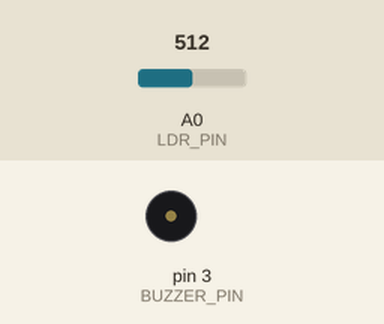
The sketch below on a simulated Arduino Uno, built with avr-gcc and run on an emulated ATmega328P. Shown: buzzer (waves = sounding). Inputs (shaded band) come from the test bench; at power-on: A0 (LDR_PIN) = 512.

Above: at 1.2 s.
1.3 s: A0 (LDR_PIN) set to 906
2.8 s: A0 (LDR_PIN) set to 939
At 3.1 s:
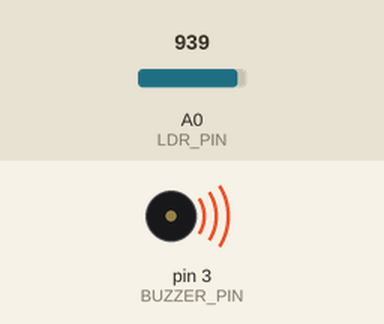
Timing chart, 0 to 5.8 s (numbered marks = the images above; inputs shaded):
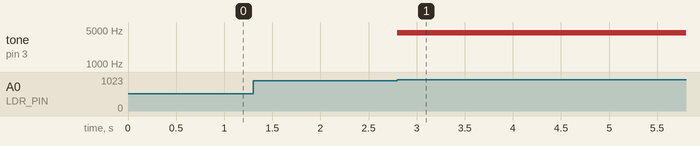

Measured:
- the behaviour switches between 921 and 922 on A0 (LDR_PIN) (found by bisection; images 0 and 1)
- after the input at 1.3 s, every drawn part: stays the same
- after the input at 2.8 s, tone on pin 3 (BUZZER_PIN): silent → 4417 Hz at once

The sketch:

light_signaling.ino
```cpp
#define BUZZER_PIN 3
#define LDR_PIN A0

void setup() {
  pinMode(BUZZER_PIN, OUTPUT);
}

void loop() {
  int val, frequency;
  val = analogRead(LDR_PIN);
  frequency = map(val, 0, 1023, 3500, 4500);
  if (frequency > 4400) tone(BUZZER_PIN, frequency, 20);
}
```
